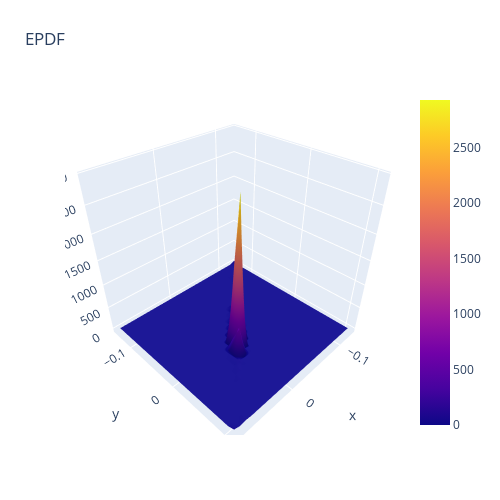

The code cell stored with this chart in its notebook:
### Code cell
kd = JointEPDF(lretSP, lretDJI)
z_data = kd.iloc[:, 2:]
z = z_data.values
x, y = kd['x'], kd['y']
fig = go.Figure(data=[go.Surface(z=z, x=x, y=y)])
fig.update_layout(title='EPDF', autosize=False,
                  width=500, height=500,
                  margin=dict(l=65, r=50, b=65, t=90))
fig.show()

### Figure 1 — Plotly figure (JSON) as saved in the notebook; plotly's stock layout.template omitted (floating-point values rounded to 4 significant figures; data arrays with more than 128 entries replaced by an {"elided": "..."} marker saying what was removed)
{"data": [{"type": "surface", "x": [-0.1277, -0.1186, -0.1095, -0.1005, -0.09143, -0.08237, -0.07332, -0.06426, -0.05521, -0.04615, -0.0371, -0.02804, -0.01898, -0.009929, -0.0008732, 0.008182, 0.01724, 0.02629, 0.03535, 0.04441, 0.05346, 0.06252, 0.07157, 0.08063, 0.08968], "y": [-0.1384, -0.1282, -0.1179, -0.1077, -0.09741, -0.08716, -0.0769, -0.06665, -0.0564, -0.04615, -0.03589, -0.02564, -0.01539, -0.005135, 0.005118, 0.01537, 0.02562, 0.03588, 0.04613, 0.05638, 0.06663, 0.07689, 0.08714, 0.09739, 0.1076], "z": {"elided": "25x25 float values"}}], "layout": {"autosize": false, "height": 500, "margin": {"b": 65, "l": 65, "r": 50, "t": 90}, "title": {"text": "EPDF"}, "width": 500}}
